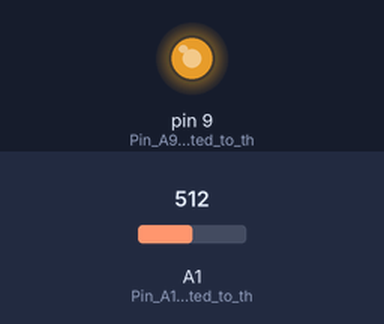
Simulated run of this sketch. Board: Arduino Uno, built with avr-gcc and run on an emulated ATmega328P. Shown: output pins drawn as LEDs (lit = HIGH). The inputs (shaded band) are chosen by the test bench; at power-on: A1 (Pin_A1_is_connected_to_th) = 512.

Above: at 1.2 s.
1.3 s: A1 (Pin_A1_is_connected_to_th) set to 0
At 1.9 s:
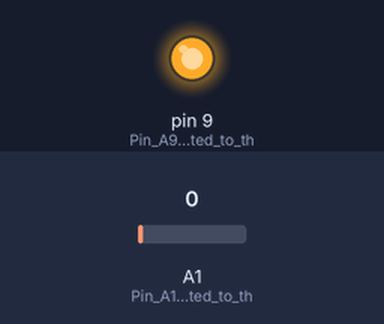
Timing chart, 0 to 4.3 s (numbered marks = the images above; inputs shaded):
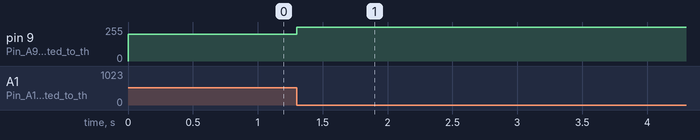

Measured:
- after the input at 1.3 s, pin 9 (Pin_A9_is_connected_to_th): 200/255 → 255/255 at once

The sketch:

interfacing_navi_switch_with__arduino.ino
```cpp
/*
Arduino IDE version: 1.8.3
Tested on : ARBD-1
Microcontroller:ATMEGA 328p
Written by:Mohammad Waqas
Date:11/06/2019
*/
// the setup function runs once when you press reset or power the board
void setup() {

pinMode(9,OUTPUT);	//Pin A9 is connected to the green LED
pinMode(A1,INPUT);	//Pin A1 is connected to the navi switches
}
int temp1;
// the loop function runs over and over again forever
void loop() {
    temp1=analogRead(A1);
    if(temp1==0)
    {analogWrite(9,255);
    }
    else if(temp1==512)//Predefined values calculated using concept of navi switch
    {analogWrite(9,200);}
    else if(temp1==682)//Predefined values calculated using concept of navi switch
    {analogWrite(9,150);}
    else if(temp1==767)
    {analogWrite(9,100);}
    else if(temp1==818)
    {analogWrite(9,50);}
}
```
